Frame 1 (no input): blank canvas, image omitted
Frame 60 (no input): blank canvas, image omitted
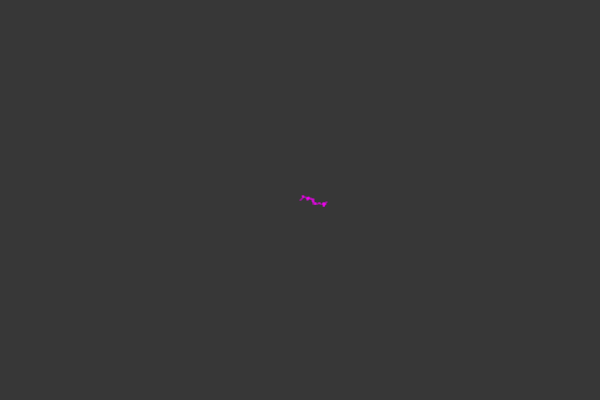
Frame 120 (the mouse pressed at the canvas centre since frame 60)

The p5.js sketch whose frames 1 and 60 were blank and that drew this single picture after the mouse press (run headless with seeded random() and noise() and a simulated clock; from frame 60 on, the mouse is pressed at the canvas centre):

// p5.js sketch
// ── sketch.js
let walker;
function setup() {
    createCanvas(600, 400)
    walker = new Walker()
    background(55)
}

function draw() {
    walker.display()
    walker.modStep()
}
// ── walker.js
class Walker {
    constructor() {
        this.x = width/2;
        this.y = height/2;
    }

    display() {
        stroke(255, 0, 255)
        point(this.x, this.y)
    }

    step() {
        let choiceX = random(-1,1)
        let choiceY = random(-1, 1)

        this.x += choiceX
        this.y += choiceY
    }

    modStep()  {
        let choice = random(1)

        if (choice <= 0.2) {
            this.y++
        } else if (choice < 0.4) {
            this.y--
        } else if (choice < 0.6) {
            this.x--
        } else {
            this.x++
        }
    }
}
